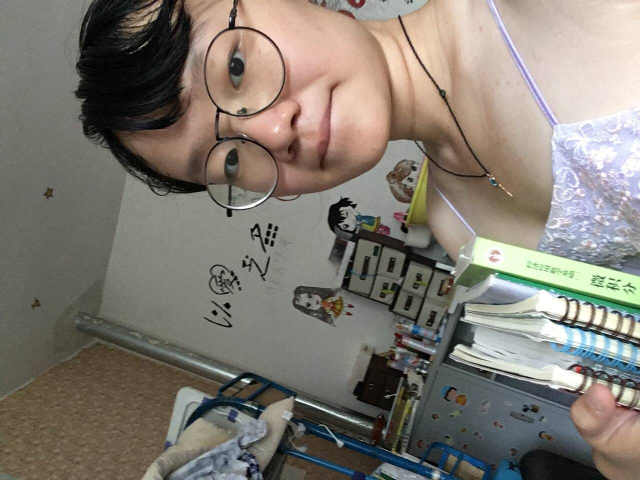
#> input picture kmeans/pics/IMG_1239.JPG, 1280 x 960 px (shown at 1/2 size); its folder holds 2 pictures in this run
$ python kmeans_heibanke.py   (Python 2 division)
#> lines starting #> are read from the running program, lines starting #| are printed output that depends on the picture
# -*- coding: utf-8 -*-
# https://github.com/ZeevG/python-dominant-image-colour
# commented by heibanke

from PIL import Image
import random
import numpy

class Cluster(object):
    """
    pixels: 主要颜色所依据的像素点
    centroid: 主要颜色的RGB值
    """
    def __init__(self):
        self.pixels = []
        self.centroid = None

    def addPoint(self, pixel):
        self.pixels.append(pixel)

    # [16 lines left out: function setNewCentroid, not called in this run]


class Kmeans(object):

    def __init__(self, k=3, max_iterations=5, min_distance=5.0, size=1000):
        """
        k: 主要颜色的分类个数
        max_iterations: 最大迭代次数
        min_distance: 当新的颜色和老颜色的距离小于该最小距离时，提前终止迭代
        size: 用于计算的图像大小
        """
        self.k = k
        self.max_iterations = max_iterations
        self.min_distance = min_distance
        self.size = (size, size)

    def run(self, image):
        self.image = image
#> self.image is the input picture: PIL image 1280x960 RGB; mean R, G, B 128.8, 122.7, 113.9
        #生成缩略图，节省运算量
        self.image.thumbnail(self.size)
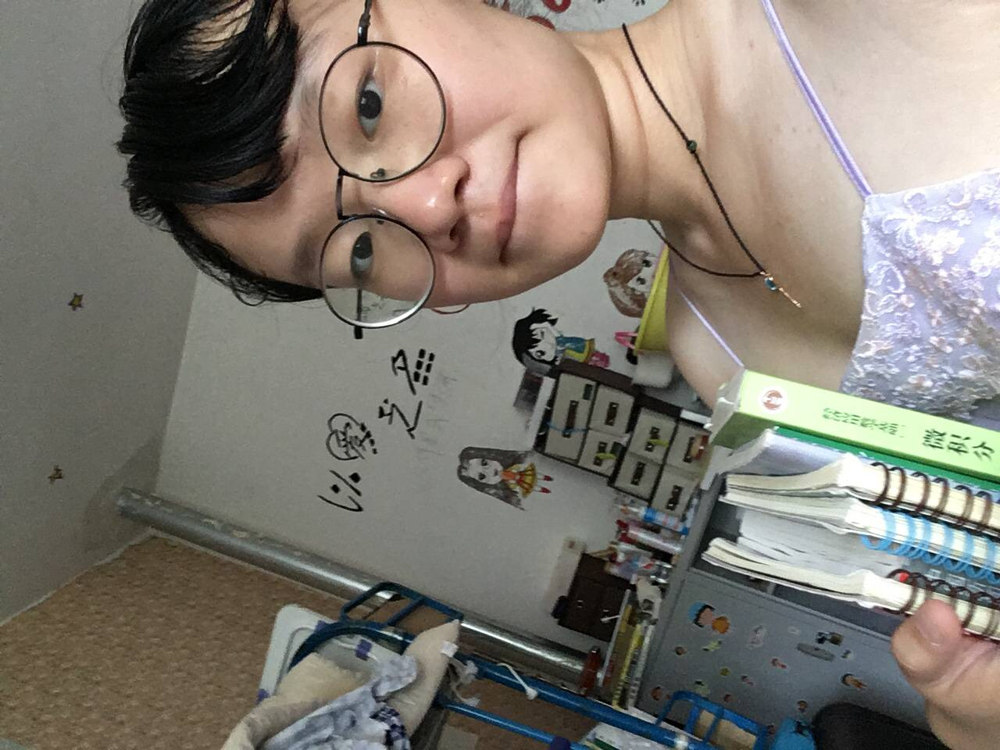
#> self.image: PIL image 1000x750 RGB; mean R, G, B 128.8, 122.7, 113.9
        self.pixels = numpy.array(image.getdata(), dtype=numpy.uint8)
        self.clusters = [None]*self.k
        self.oldClusters = None
        #在图像中随机选择k个像素作为初始主要颜色
        randomPixels = random.sample(self.pixels, self.k)

        for idx in range(self.k):
            self.clusters[idx] = Cluster()
            self.clusters[idx].centroid = randomPixels[idx]

        iterations = 0

        #开始迭代
        while self.shouldExit(iterations) is False:
            self.oldClusters = [cluster.centroid for cluster in self.clusters]
            print iterations

            #对pixel和self.clusters中的主要颜色分别计算距离，将pixel加入到离它最近的主要颜色所在的cluster中
            for pixel in self.pixels:
                self.assignClusters(pixel)
            #对每个cluster中的pixels，重新计算新的主要颜色
            for cluster in self.clusters:
                cluster.setNewCentroid()

            iterations += 1

        return [cluster.centroid for cluster in self.clusters]

    # [8 lines left out: function assignClusters, not called in this run]

    def calcDistance(self, a, b):
        result = numpy.sqrt(sum((a - b) ** 2))
        return result

    # [59 lines left out: functions shouldExit, showImage, showCentroidColours, showClustering, not called in this run]

if __name__=="__main__":
    from PIL import Image
    import os

    k_image=Kmeans(k=50) #默认参数
    path = './pics/'
    fp = open('file_color.txt','w')
    for filename in os.listdir(path):
        print path+filename
        try:
            color = k_image.run(Image.open(path+filename))
            w_image = k_image.showClustering()
            w_image.save(path+'mean_'+filename,'jpeg')
            fp.write('The color of '+filename+' is '+str(color)+'\n')
        except:
            print "This file format is not support"
    fp.close()
